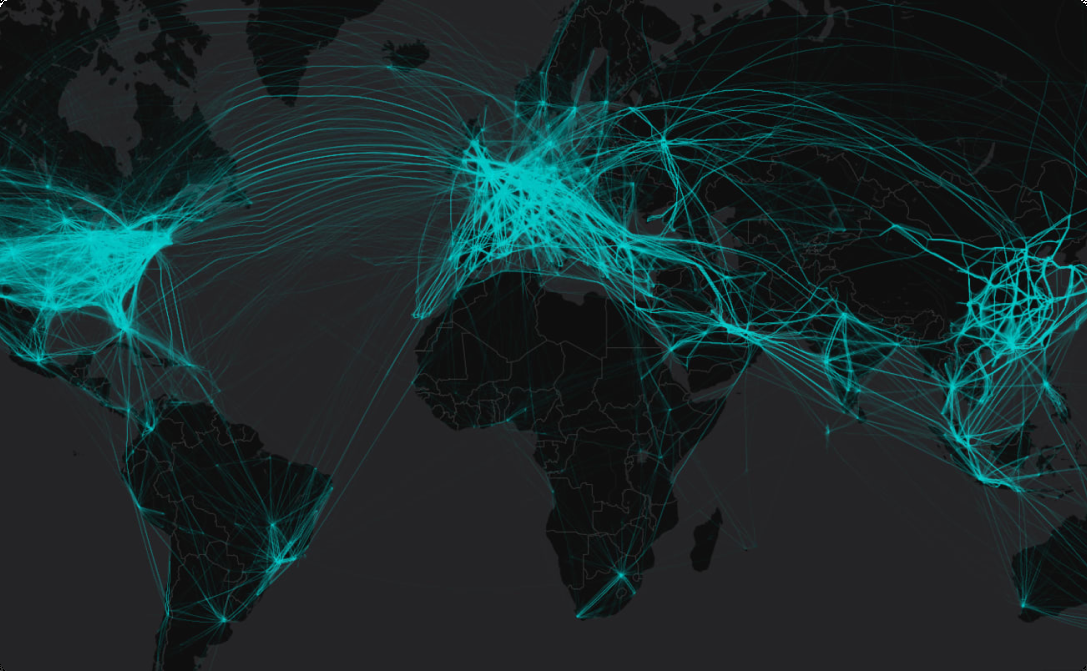
#> input picture top_routes.png, 1087 x 671 px
$ python -i calculate_scores.py   (imports and definitions only)
#> lines starting #> are read from the running program, lines starting #| are printed output that depends on the picture

from pymongo import MongoClient
from dateutil.relativedelta import relativedelta
from sklearn.preprocessing import StandardScaler
import numpy as np
from datetime import datetime, timedelta


CONN_STRINGS = {
  'flights': {
    'uri': 'mongodb+srv://premiumcpp:469xZNMd1jaTxqzV@flightdata.s38refr.mongodb.net/',
    'db': 'flights'
  },
  'healthcheck': {
    'uri': 'mongodb+srv://premiumcpp:sYQv5RBhqp0xA0iK@healthcare.k9byvtu.mongodb.net/',
    'db': 'Healthcheck'
  },
  'charters': {
    'uri': 'mongodb+srv://premiumcpp:RVtVrnbKFKBPXFA1@cluster0.6qv6nhw.mongodb.net/',
    'db': 'charter_aircraft'
  },
  'flights_new': {
    'uri': 'mongodb://admin:RfEwsdf3334D2cDS434FDS6CBdGd5F@161.35.33.65:58745/flights',
    'db': 'flights'
  },
  'industry_news': {
     'uri' : 'mongodb+srv://daniil:M8G0BhJ9L3RDEd5@healthcare.k9byvtu.mongodb.net/',
     'db': 'Healthcheck'
  }
}

# [8 lines left out: function get_mongo_client, not called in this run]


class MonthScores:
   # [12 lines left out: functions __init__, add, not called in this run]

   def score_1(self):
      pass

class AircraftCost:
    fixed = 0
    hourly = 0
    # [19 lines left out: function add, not called in this run]

    def calc(self, hours):
       return self.fixed + hours * self.hourly
    def __init__(self , obj = None):
      if(obj is not None):
        self.add(obj)

# [165 lines left out: functions get_flights_information, standardize, zscale, merge, assess_flight_activity_n_future, format_date and 1 more, not called in this run]

import matplotlib.pyplot as plt
def assess_stability(data):
    by_date = dict()
    for reg_date in data:
        date=str(reg_date.month)+'/'+str(reg_date.year)
        if(not (date in by_date)):
            by_date[date] = 0
        by_date[date] = by_date[date] + 1
    cnt_month = []
    for month in by_date.keys():
        cnt_month.append((month, by_date[month]))
    cnt_month.sort(key=lambda a: (int(a[0].split('/')[1]), int(a[0].split('/')[0])))
    period = 3

    cnt_series = [tup[1] for tup in cnt_month]
    overall = cnt_series
    cnt_series = standardize(np.array(cnt_series))*100
    moving_averages = np.zeros(cnt_series.shape[0])
    deviation = np.zeros(cnt_series.shape[0])
    for i in range(period-1, cnt_series.shape[0]):
        moving_averages[i] = np.mean(cnt_series[i-period+1:i])
    for i in range(period-1, cnt_series.shape[0]):
        deviation[i] = np.sqrt(np.mean((cnt_series[i-period+1:i]-moving_averages[i])**2))
    stability_score = (1-standardize(deviation))*100

    x = [tup[0] for tup in cnt_month]
    x = np.array(x)

    return merge(stability_score, x)

# [177 lines left out: functions get_sorted_month_list, get_healthy_score, add_scores, calculate_health_scores, calculate_aircraft_scores, not called in this run]


# [2 lines not run here, left out]

>>> import cv2
>>> picture = cv2.imread('../top_routes.png', cv2.IMREAD_GRAYSCALE)
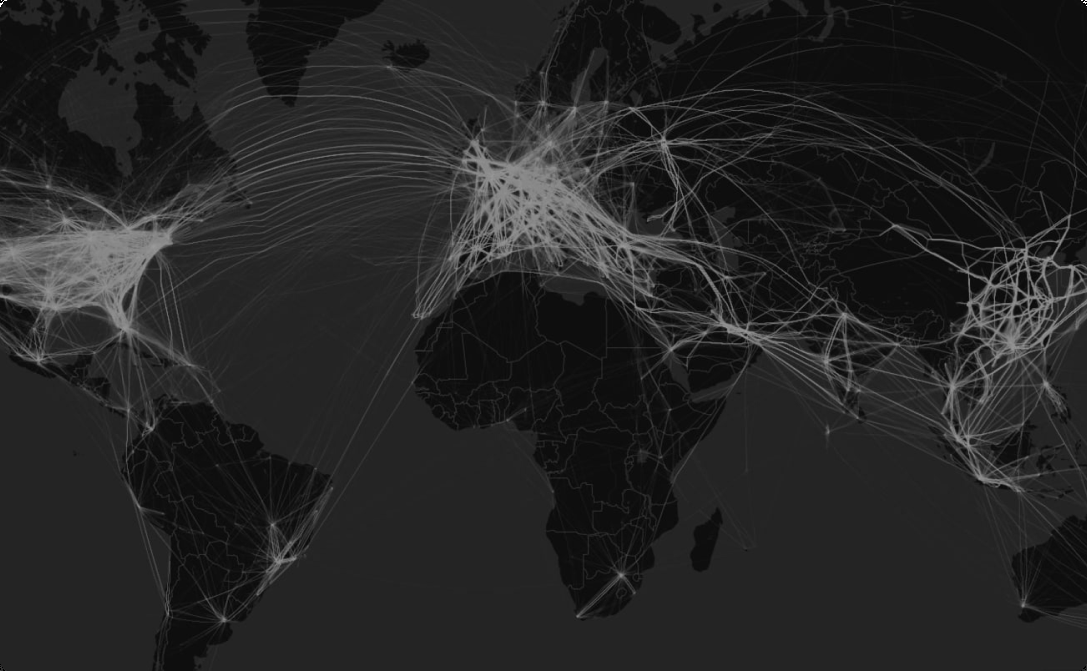
#> picture: shape (671, 1087); min 0, max 255, mean 36.3
#> the loop in assess_stability, `for reg_date in data:` made 1 pass
#> after the loop in assess_stability, `for reg_date in data:`: by_date = 0 items
#> (the run stopped early here; a loop or call above may not have finished)
